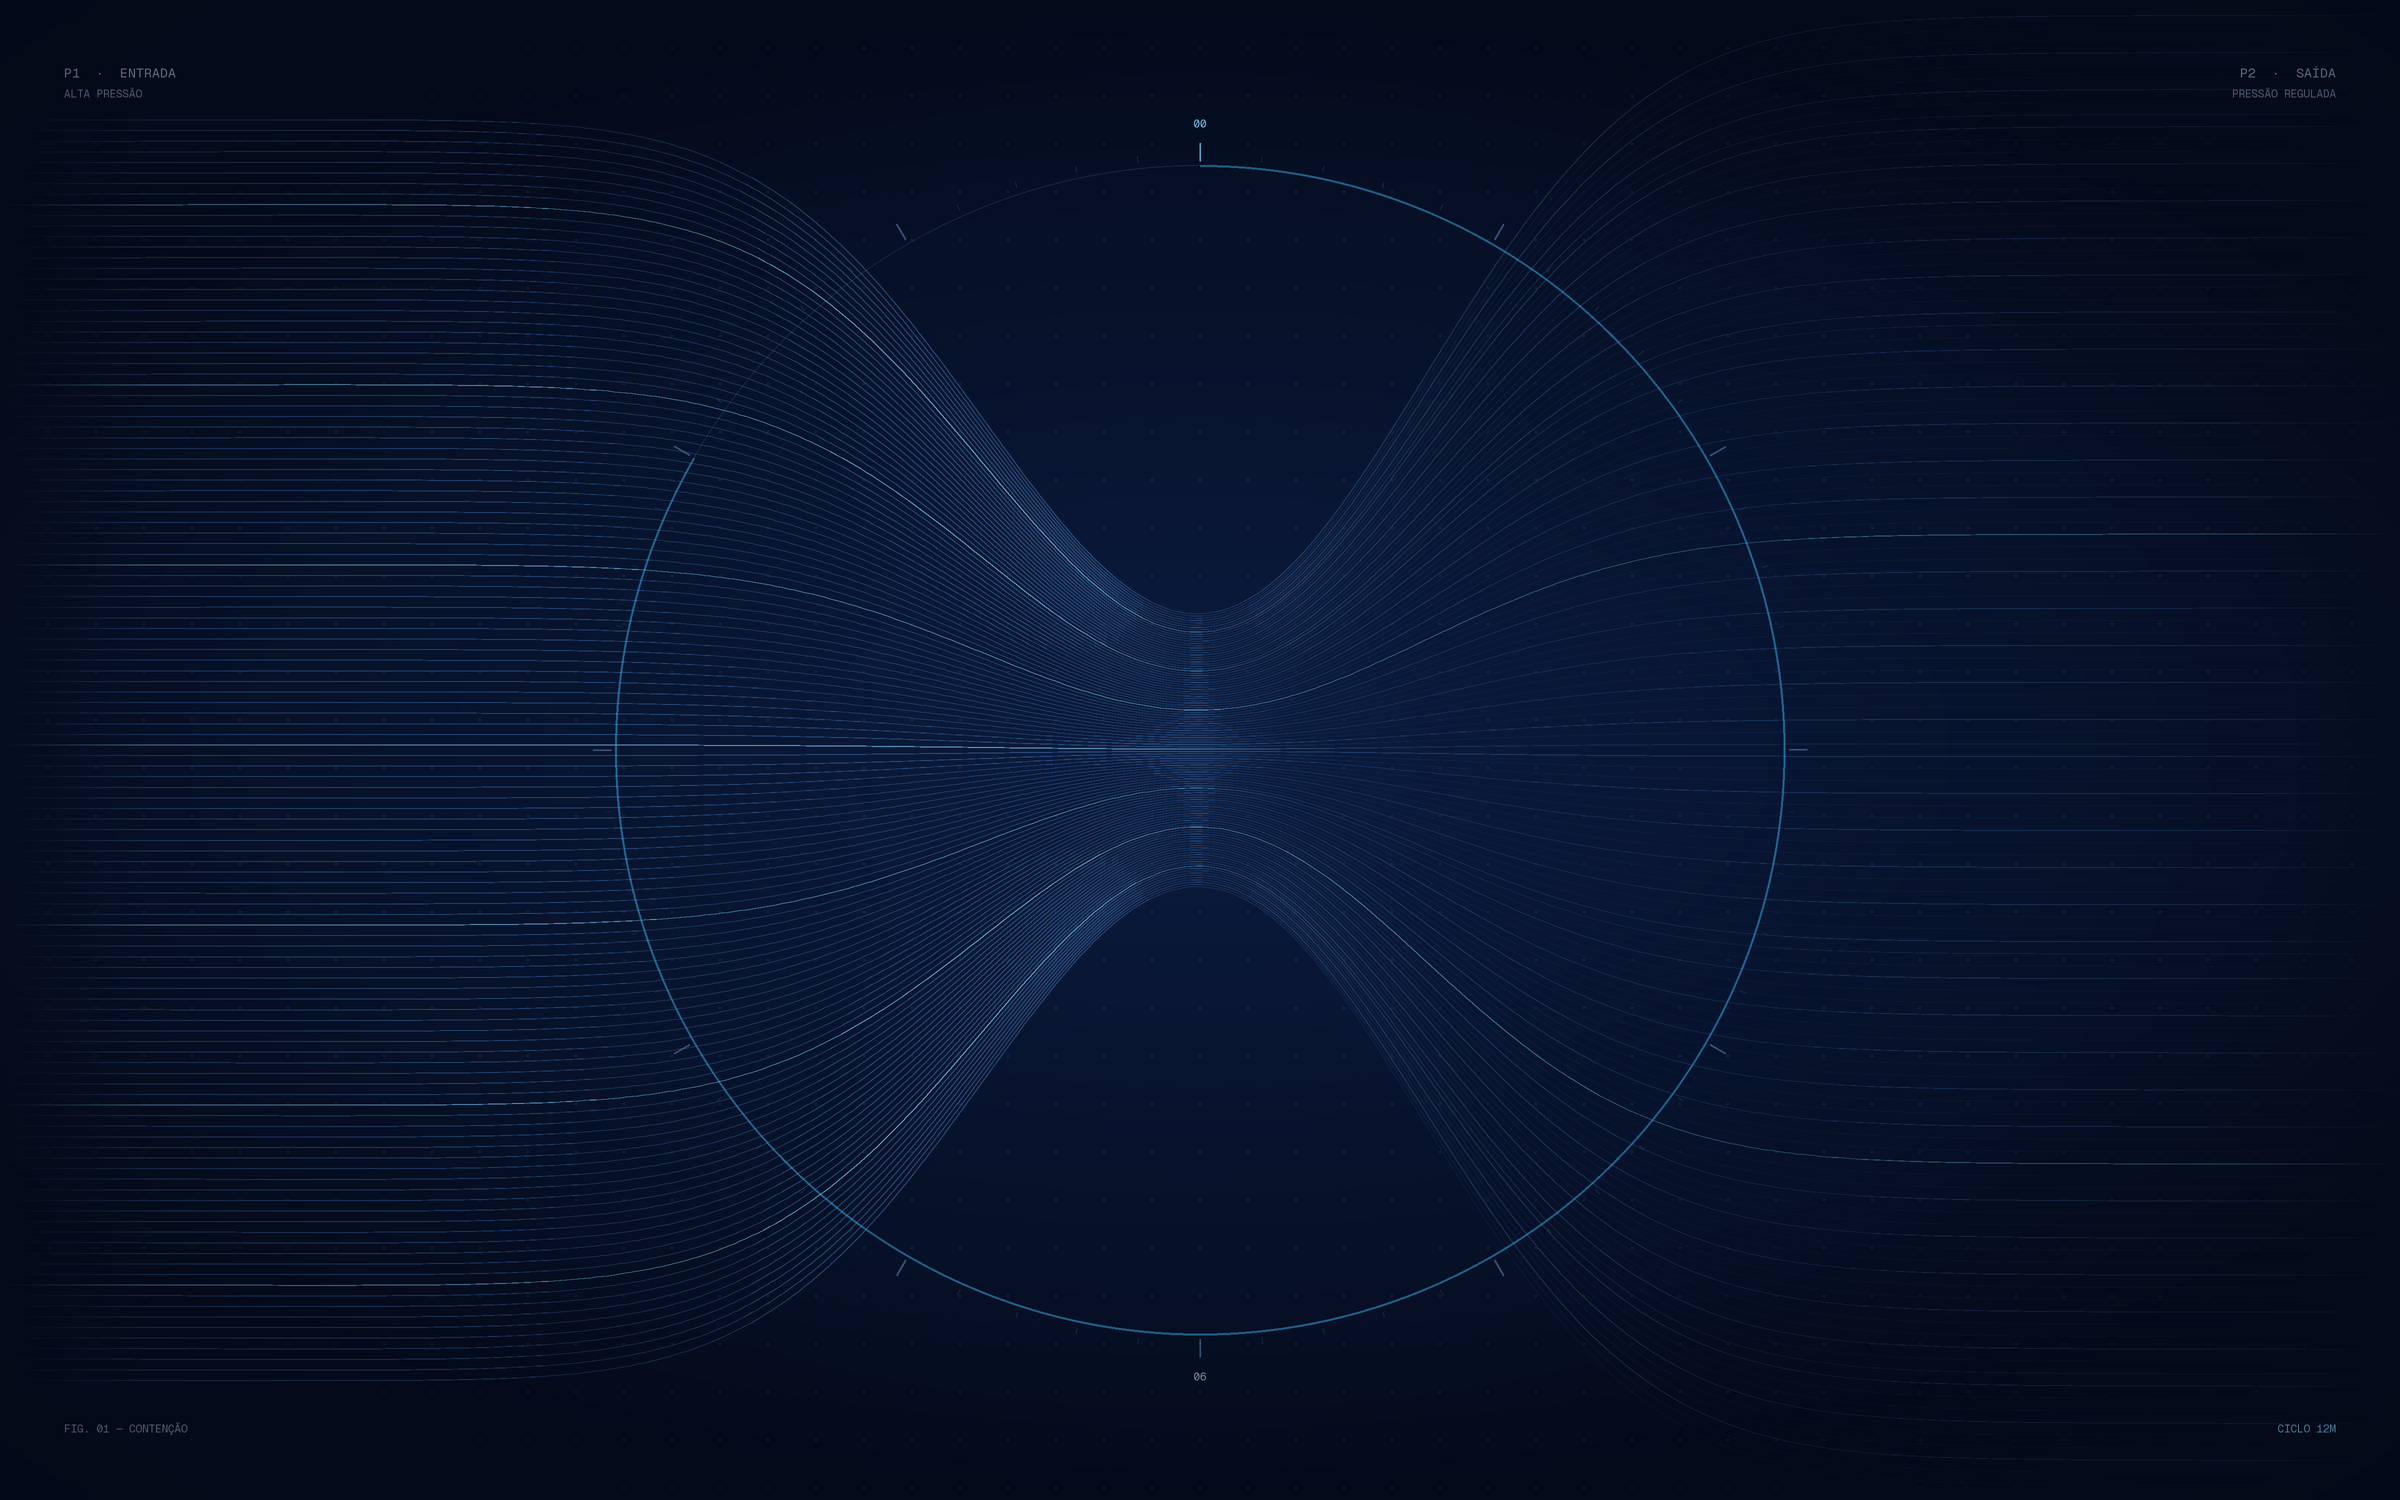

The script that drew this image:
"""Pressão Contida — arte de fundo do login do Valtis. Renderiza em 2x e reduz (antialias)."""
import math
import sys
from PIL import Image, ImageDraw, ImageFont, ImageFilter

FONTES = sys.argv[1]
SAIDA = sys.argv[2]

W, H = 2400, 1500
K = 2  # supersampling
w, h = W * K, H * K
cx, cy = w / 2, h / 2

# Fundo: degradê radial azul-noite
fundo = Image.new("RGB", (w, h), (4, 11, 28))
px = fundo.load()
grad = Image.new("L", (w // 8, h // 8))
gp = grad.load()
for y in range(h // 8):
    for x in range(w // 8):
        dx = (x * 8 - cx) / w
        dy = (y * 8 - cy) / h
        d = math.sqrt(dx * dx * 1.0 + dy * dy * 1.6)
        gp[x, y] = int(max(0, 255 * (1 - d * 1.6)))
grad = grad.resize((w, h), Image.BICUBIC)
centro = Image.new("RGB", (w, h), (11, 28, 64))
fundo = Image.composite(centro, fundo, grad)

camada = Image.new("RGBA", (w, h), (0, 0, 0, 0))
d = ImageDraw.Draw(camada)

# Grade de pontos (papel milimetrado)
passo = 48 * K
for y in range(passo, h, passo):
    for x in range(passo, w, passo):
        r = 1.1 * K
        d.ellipse([x - r, y - r, x + r, y + r], fill=(125, 165, 225, 26))

# Linhas de fluxo: densas à esquerda (alta pressão), estreitam no centro, saem espaçadas (baixa pressão)
N = 120
garganta = 0.20  # quanto o fluxo aperta no centro
largura_garganta = 0.13 * w


def y_linha(t, x):
    """t em [-1, 1]: posição relativa da linha; x em px."""
    u = (x - cx) / largura_garganta
    aperto = 1 - (1 - garganta) * math.exp(-u * u)
    # saída levemente mais aberta que a entrada (a pressão caiu)
    abertura = 0.42 + 0.07 * (0.5 + 0.5 * math.tanh((x - cx) / (0.14 * w)))
    return cy + t * abertura * h * aperto


for i in range(N):
    t = -1 + 2 * i / (N - 1)
    pts = [(x, y_linha(t, x)) for x in range(-20, w + 20, 6 * K)]
    # alta pressão: todas as linhas fortes; baixa pressão: uma em cada três segue forte
    destaque_saida = i % 3 == 0
    ciano = i % 17 == 8
    for j in range(len(pts) - 1):
        x0, y0 = pts[j]
        x1, y1 = pts[j + 1]
        u = (x0 - cx) / w
        # transição suave entre alta e baixa pressão (sem degrau no centro)
        s_ = 0.5 + 0.5 * math.tanh(u / 0.05)
        alta = 70 + 40 * (1 - min(1, abs(u) * 2))
        baixa = (70 if destaque_saida else 18) * (1 - max(0, u) * 0.9)
        a = alta * (1 - s_) + baixa * s_
        borda = min(1, min(x0, w - x0) / (0.06 * w))  # some nas laterais
        a *= borda
        cor = (125, 211, 252) if ciano else (94, 156, 233)
        if ciano:
            a = min(255, a * 1.9)
        d.line([x0, y0, x1, y1], fill=cor + (int(max(0, a)),), width=int(1.3 * K))

# Brilho suave nas linhas ciano
brilho = camada.filter(ImageFilter.GaussianBlur(6 * K))
fundo = fundo.convert("RGBA")
fundo = Image.alpha_composite(fundo, brilho)
fundo = Image.alpha_composite(fundo, camada)

# Anel de 12 marcações (uma volta = um ciclo de 12 meses)
anel = Image.new("RGBA", (w, h), (0, 0, 0, 0))
a = ImageDraw.Draw(anel)
R = 0.39 * h
a.ellipse([cx - R, cy - R, cx + R, cy + R], outline=(125, 165, 225, 40), width=int(1 * K))
for m in range(60):
    ang = -math.pi / 2 + m * 2 * math.pi / 60
    maior = m % 5 == 0
    r0 = R + (4 if maior else 6) * K
    r1 = R + (22 if maior else 12) * K
    cor = (125, 211, 252, 200) if m == 0 else (125, 165, 225, 110 if maior else 45)
    a.line(
        [cx + r0 * math.cos(ang), cy + r0 * math.sin(ang), cx + r1 * math.cos(ang), cy + r1 * math.sin(ang)],
        fill=cor,
        width=int((1.6 if maior else 1) * K),
    )
# arco ciano de progresso (~10 de 12 meses)
a.arc([cx - R, cy - R, cx + R, cy + R], start=-90, end=-90 + 300, fill=(56, 189, 248, 120), width=int(2 * K))
fundo = Image.alpha_composite(fundo, anel)

# Rótulos clínicos
t = ImageDraw.Draw(fundo)
mono = ImageFont.truetype(f"{FONTES}/GeistMono-Regular.ttf", 13 * K)
mono_p = ImageFont.truetype(f"{FONTES}/GeistMono-Regular.ttf", 11 * K)
cor_r = (163, 179, 203, 150)
cor_c = (125, 211, 252, 190)
m = 64 * K


def rotulo(x, y, texto, fonte=mono, cor=cor_r, ancora="la"):
    t.text((x, y), texto, font=fonte, fill=cor, anchor=ancora)


rotulo(m, m, "P1  ·  ENTRADA")
rotulo(m, m + 22 * K, "ALTA PRESSÃO", mono_p, (132, 150, 176, 120))
rotulo(w - m, m, "P2  ·  SAÍDA", ancora="ra")
rotulo(w - m, m + 22 * K, "PRESSÃO REGULADA", mono_p, (132, 150, 176, 120), "ra")
rotulo(m, h - m, "FIG. 01 — CONTENÇÃO", mono_p, (132, 150, 176, 120), "ld")
rotulo(w - m, h - m, "CICLO 12M", mono_p, cor_c, "rd")
# marcação dos 12 meses no anel (só "00" e "06", discretas)
rotulo(cx, cy - R - 34 * K, "00", mono_p, cor_c, "md")
rotulo(cx, cy + R + 34 * K, "06", mono_p, (132, 150, 176, 120), "ma")

# Vinheta
vin = Image.new("L", (w // 8, h // 8))
vp = vin.load()
for y in range(h // 8):
    for x in range(w // 8):
        dx = (x * 8 - cx) / (w / 2)
        dy = (y * 8 - cy) / (h / 2)
        dd = math.sqrt(dx * dx + dy * dy)
        vp[x, y] = int(min(255, max(0, (dd - 0.75) * 300)))
vin = vin.resize((w, h), Image.BICUBIC)
escuro = Image.new("RGBA", (w, h), (3, 8, 20, 255))
fundo = Image.composite(escuro, fundo, vin.point(lambda v: int(v * 0.7)))

fundo = fundo.convert("RGB").resize((W, H), Image.LANCZOS)
fundo.save(SAIDA, optimize=True)
print("ok", SAIDA)
